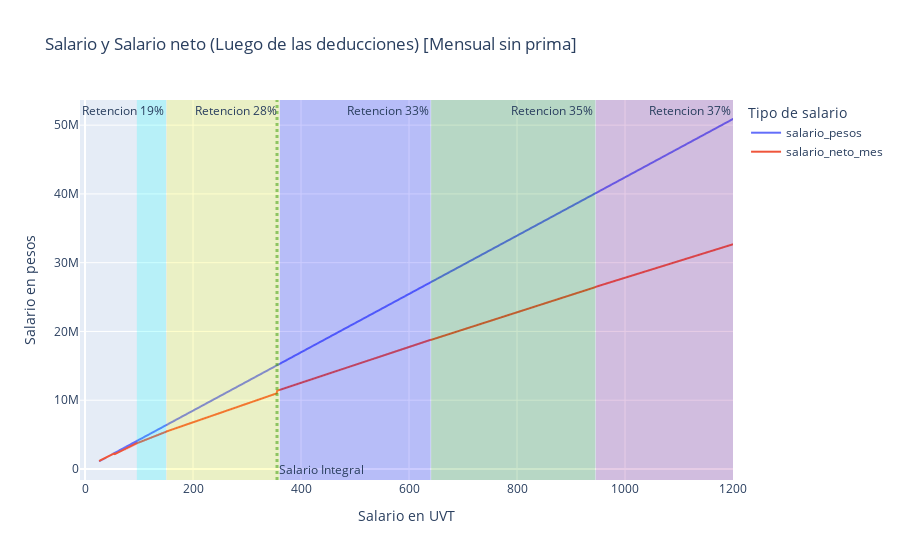

The notebook cell this image was saved under:
### Code cell
# grafiar salario_pesos, salario_neto vs n_uvt en plotly
fig = px.line(salario_col, x='n_uvt', y=['salario_pesos', 'salario_neto_mes'],
              title='Salario y Salario neto (Luego de las deducciones)'
                    ' [Mensual sin prima]',
              labels={'n_uvt': 'Salario en UVT',
                      'value': 'Salario en pesos',
                      'variable': 'Tipo de salario'})

#linea vertical en salario integral alpha=0.5
fig.add_vline(x=salario_inte_uvt, line_width=3, line_dash="dot",
              line_color="green", opacity=0.5,
              annotation_text="Salario Integral",
              annotation_position="bottom right")

#area entre n_uvt = 96 y n_uvt = 150
fig.add_vrect(x0=96, x1=150, line_width=0, fillcolor="cyan", opacity=0.2,
              annotation_text="Retencion 19%")

#area entre n_uvt = 151 y n_uvt = 360\
fig.add_vrect(x0=151, x1=360, line_width=0, fillcolor="yellow", opacity=0.2,
              annotation_text="Retencion 28%")
#area entre n_uvt = 361 y n_uvt = 640
fig.add_vrect(x0=361, x1=640, line_width=0, fillcolor="blue", opacity=0.2,
              annotation_text="Retencion 33%")
#area entre n_uvt = 641 y n_uvt = 945
fig.add_vrect(x0=641, x1=945, line_width=0, fillcolor="green", opacity=0.2,
              annotation_text="Retencion 35%")
#area entre n_uvt = 946 y n_uvt = 1200
fig.add_vrect(x0=946, x1=1200, line_width=0, fillcolor="purple", opacity=0.2,
              annotation_text="Retencion 37%")

fig.show()

### Figure 1 — Plotly figure (JSON) as saved in the notebook; plotly's stock layout.template omitted (floating-point values rounded to 4 significant figures; data arrays with more than 128 entries replaced by an {"elided": "..."} marker saying what was removed)
{"data": [{"hovertemplate": "Tipo de salario=salario_pesos<br>Salario en UVT=%{x}<br>Salario en pesos=%{y}<extra></extra>", "legendgroup": "salario_pesos", "line": {"color": "#636efa", "dash": "solid"}, "marker": {"symbol": "circle"}, "mode": "lines", "name": "salario_pesos", "showlegend": true, "type": "scattergl", "x": {"elided": "1174 float values"}, "xaxis": "x", "y": {"elided": "1174 int values"}, "yaxis": "y"}, {"hovertemplate": "Tipo de salario=salario_neto_mes<br>Salario en UVT=%{x}<br>Salario en pesos=%{y}<extra></extra>", "legendgroup": "salario_neto_mes", "line": {"color": "#EF553B", "dash": "solid"}, "marker": {"symbol": "circle"}, "mode": "lines", "name": "salario_neto_mes", "showlegend": true, "type": "scattergl", "x": {"elided": "1174 float values"}, "xaxis": "x", "y": {"elided": "1174 float values"}, "yaxis": "y"}], "layout": {"annotations": [{"showarrow": false, "text": "Salario Integral", "x": 355.6, "xanchor": "left", "xref": "x", "y": 0, "yanchor": "bottom", "yref": "y domain"}, {"showarrow": false, "text": "Retencion 19%", "x": 150, "xanchor": "right", "xref": "x", "y": 1, "yanchor": "top", "yref": "y domain"}, {"showarrow": false, "text": "Retencion 28%", "x": 360, "xanchor": "right", "xref": "x", "y": 1, "yanchor": "top", "yref": "y domain"}, {"showarrow": false, "text": "Retencion 33%", "x": 640, "xanchor": "right", "xref": "x", "y": 1, "yanchor": "top", "yref": "y domain"}, {"showarrow": false, "text": "Retencion 35%", "x": 945, "xanchor": "right", "xref": "x", "y": 1, "yanchor": "top", "yref": "y domain"}, {"showarrow": false, "text": "Retencion 37%", "x": 1200, "xanchor": "right", "xref": "x", "y": 1, "yanchor": "top", "yref": "y domain"}], "legend": {"title": {"text": "Tipo de salario"}, "tracegroupgap": 0}, "shapes": [{"line": {"color": "green", "dash": "dot", "width": 3}, "opacity": 0.5, "type": "line", "x0": 355.6, "x1": 355.6, "xref": "x", "y0": 0, "y1": 1, "yref": "y domain"}, {"fillcolor": "cyan", "line": {"width": 0}, "opacity": 0.2, "type": "rect", "x0": 96, "x1": 150, "xref": "x", "y0": 0, "y1": 1, "yref": "y domain"}, {"fillcolor": "yellow", "line": {"width": 0}, "opacity": 0.2, "type": "rect", "x0": 151, "x1": 360, "xref": "x", "y0": 0, "y1": 1, "yref": "y domain"}, {"fillcolor": "blue", "line": {"width": 0}, "opacity": 0.2, "type": "rect", "x0": 361, "x1": 640, "xref": "x", "y0": 0, "y1": 1, "yref": "y domain"}, {"fillcolor": "green", "line": {"width": 0}, "opacity": 0.2, "type": "rect", "x0": 641, "x1": 945, "xref": "x", "y0": 0, "y1": 1, "yref": "y domain"}, {"fillcolor": "purple", "line": {"width": 0}, "opacity": 0.2, "type": "rect", "x0": 946, "x1": 1200, "xref": "x", "y0": 0, "y1": 1, "yref": "y domain"}], "title": {"text": "Salario y Salario neto (Luego de las deducciones) [Mensual sin prima]"}, "xaxis": {"anchor": "y", "domain": [0, 1], "title": {"text": "Salario en UVT"}}, "yaxis": {"anchor": "x", "domain": [0, 1], "title": {"text": "Salario en pesos"}}}}
